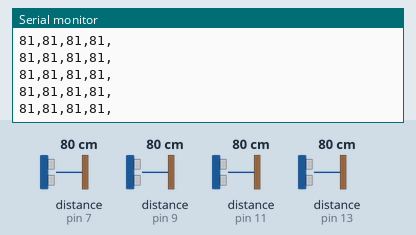
Bench run of a sketch on a simulated Arduino Mega 2560, built with avr-gcc and run on an emulated ATmega2560. On the bench: the last lines printed to the serial monitor. The test bench sets the inputs (shaded band); at power-on: distance to the obstacle (sensors on pin 7, pin 9, pin 11, pin 13) 80 cm. The echo pulse lasts 58.3 µs per cm.

Above: at 1.2 s.
1.3 s: distance to the obstacle (sensor on pin 7) set to 2 cm
At 1.65 s:
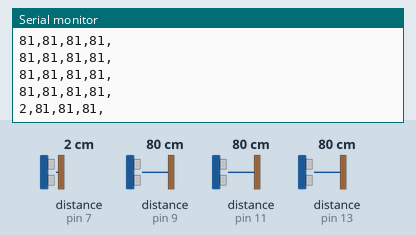
2.8 s: distance to the obstacle (sensor on pin 9) set to 2 cm
At 2.93 s:
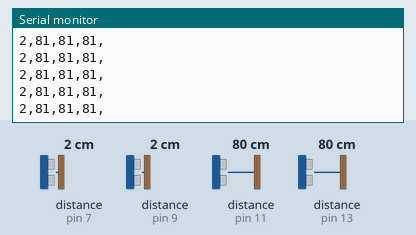
4.3 s: distance to the obstacle (sensor on pin 11) set to 2 cm
At 4.37 s:
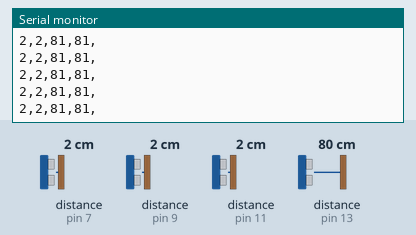
5.8 s: distance to the obstacle (sensor on pin 13) set to 2 cm
At 5.81 s:
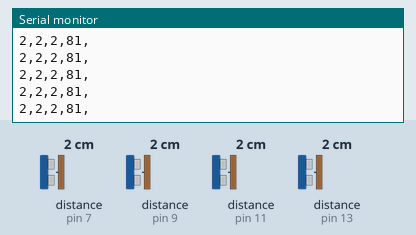
7.3 s: distance to the obstacle (sensor on pin 7) set to 4 cm
At 7.41 s:
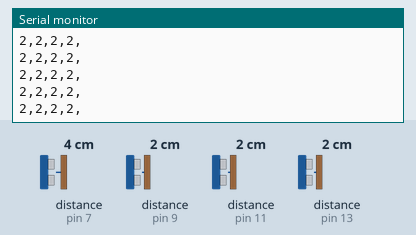
8.8 s: distance to the obstacle (sensor on pin 9) set to 4 cm
At 8.85 s:
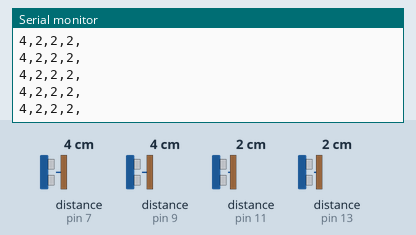
Timing chart, 0 to 11.3 s (numbered marks = the images above; inputs shaded):
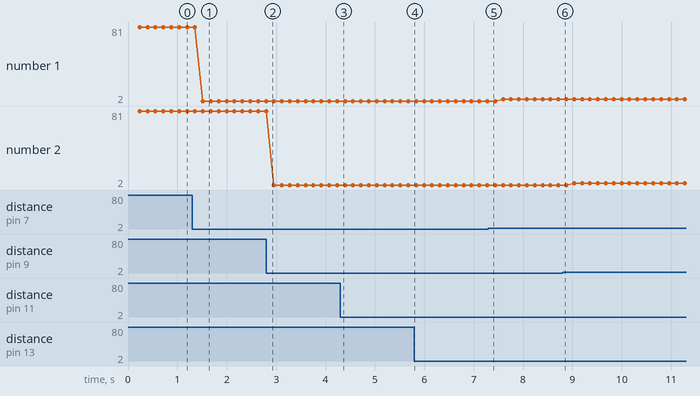

The sketch:

USsensor.ino
```cpp
#include <NewPing.h>
#include <stdarg.h>

#define SENSOR_NUM     4             // Define the number of sensors. 4 for each UNO board
#define MAX_DISTANCE 300             // Define the maximum distance limit (in cm) that can be detected by the sensor to ping.
#define PING_INTERVAL 40             // Define the time interval in milliseconds between sensor pings (29ms is the minimum time interval to avoid cross-sensor echo between each sensor).
unsigned long pingTimer[SENSOR_NUM]; // Holds the times when is the next ping should happen for each sensor.
unsigned int cm[SENSOR_NUM];         // Store the ping distance.
uint8_t currentSensor = 0;           // To keeps track and identify which sensor that is activated.

NewPing sonar[SENSOR_NUM] =          // Sensor reading of detected object in form of array
{
   // Initialize each sensor's trigger pin, echo pin, and max distance that can be detected by the sensor.
  NewPing(6, 7, MAX_DISTANCE),
  NewPing(8, 9, MAX_DISTANCE),
  NewPing(10, 11, MAX_DISTANCE),
  NewPing(12, 13, MAX_DISTANCE),
};

 void printfs(char *str, ...)
// Variadic 'printf'-like function for Arduino.
// Accepts arguments in same format as stdio printf
// function. Prints the resulting formatted string
// to the serial port. Matthew Smith, 2014.
{
  const char BUF_SIZE = 32; // Define size for output buffer

  char f_str[BUF_SIZE];

  va_list args;
  va_start(args, str);
  vsnprintf(f_str, BUF_SIZE, str, args);
  va_end(args);

  Serial.print(f_str);
}

void echoCheck()                                 // The sensor distance is set to array if the ping is received
{
  if (sonar[currentSensor].check_timer())
    cm[currentSensor] = sonar[currentSensor].ping_result / US_ROUNDTRIP_CM;
}
void oneSensorCycle()                            // One sensor ping cycle complete
{

  for (uint8_t i = 0; i < SENSOR_NUM; i++)       // Loop through all the 4 sensor and do something about the result
  {
     {
        printfs("%d,", cm[i]);                   // The distance is printed in the form of string by using printfs function

     }
  }

 printfs("\n");

}

void setup() {
  Serial.begin(9600);                     // Initialize the serial communication at baudrate 9600
  pingTimer[0] = millis() + 75;           // Set the Arduino to initiate the first ping at 75  milliseconds, this gives Arduino certain time to settle down before starting new ping.
  for (uint8_t i = 1; i < SENSOR_NUM; i++)//Loop through all the 4 sensors and the starting time for each sensor is set.
    pingTimer[i] = pingTimer[i - 1] + PING_INTERVAL;
}

void loop() {
  for (uint8_t i = 0; i < SENSOR_NUM; i++) { // Loop through all the 4 sensors starting from sensor 1 until 4 with increment 1.
    if (millis() >= pingTimer[i]) {          // To check whether which sensor to start the ping.
      pingTimer[i] += PING_INTERVAL * SENSOR_NUM;  // Set the time for the current sensor to be pinged in the next round.
      if (i == 0 && currentSensor == SENSOR_NUM - 1) oneSensorCycle(); // All the sensors are ping in one complete cycle,the result obtained is used to do other task or aim.
      sonar[currentSensor].timer_stop();          // To ensure that the previous timer of each sensor is cancelled before new ping starts as insurance.
      currentSensor = i;                          // Sensor number array being accessed.
      cm[currentSensor] = 300;                    // Set the distance detected as 300 cm if there is no echo ping return to the sensor.
      sonar[currentSensor].ping_timer(echoCheck); // Do the ping (Continue the ping processing, the interrupt function is used to check the echo issued through the echoCheck function)
  }
  }
  // Other code that do not involve in the ping result processing is written below.

}
```

Measured:
- after the input at 1.3 s, the serial monitor: prints a new line after 0.22 s (image 1)
- plotted number 1: 81 → 2 after the input at 1.3 s, 2 → 4 after the input at 7.3 s
